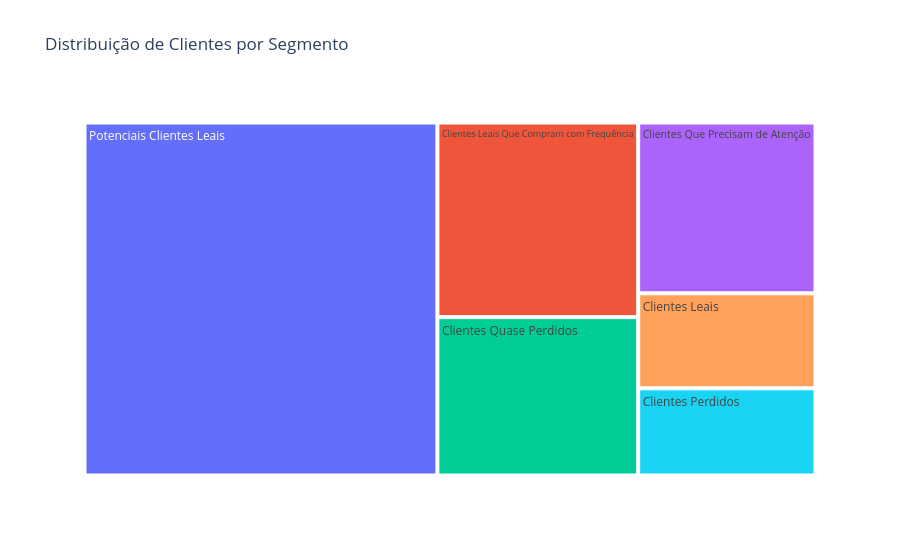

The code cell stored with this chart in its notebook:
### Code cell
fig = go.Figure(go.Treemap(
    labels = rfm_level_agg.index, 
    parents = [''] * len(rfm_level_agg.index),
    values = rfm_level_agg[('Monetary', 'count')]
))

fig.update_layout(
    title="Distribuição de Clientes por Segmento"
)

fig.show()

### Figure 1 — Plotly figure (JSON) as saved in the notebook; plotly's stock layout.template omitted (floating-point values rounded to 4 significant figures)
{"data": [{"labels": ["Clientes Leais", "Clientes Leais Que Compram com Frequência", "Clientes Perdidos", "Clientes Quase Perdidos", "Clientes Que Precisam de Atenção", "Potenciais Clientes Leais"], "parents": ["", "", "", "", "", ""], "type": "treemap", "values": [6141, 14249, 5638, 11595, 11043, 45421]}], "layout": {"title": {"text": "Distribuição de Clientes por Segmento"}}}
